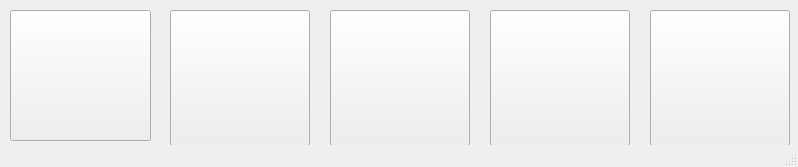
<?xml version="1.0" encoding="UTF-8"?>
<ui version="4.0">
 <class>Choixobjet</class>
 <widget class="QMainWindow" name="Choixobjet">
  <property name="geometry">
   <rect>
    <x>0</x>
    <y>0</y>
    <width>798</width>
    <height>167</height>
   </rect>
  </property>
  <property name="windowTitle">
   <string>Choisissez</string>
  </property>
  <widget class="QWidget" name="centralwidget">
   <property name="enabled">
    <bool>true</bool>
   </property>
   <widget class="QPushButton" name="pushButton">
    <property name="geometry">
     <rect>
      <x>10</x>
      <y>10</y>
      <width>141</width>
      <height>131</height>
     </rect>
    </property>
    <property name="text">
     <string/>
    </property>
    <property name="icon">
     <iconset resource="ressource.qrc">
      <normaloff>:/icone/ChoixObjet/bus-stop.png</normaloff>:/icone/ChoixObjet/bus-stop.png</iconset>
    </property>
    <property name="iconSize">
     <size>
      <width>128</width>
      <height>128</height>
     </size>
    </property>
   </widget>
   <widget class="QPushButton" name="pushButton_2">
    <property name="geometry">
     <rect>
      <x>170</x>
      <y>10</y>
      <width>140</width>
      <height>136</height>
     </rect>
    </property>
    <property name="text">
     <string/>
    </property>
    <property name="icon">
     <iconset resource="ressource.qrc">
      <normaloff>:/icone/ChoixObjet/lamp-post.png</normaloff>:/icone/ChoixObjet/lamp-post.png</iconset>
    </property>
    <property name="iconSize">
     <size>
      <width>128</width>
      <height>128</height>
     </size>
    </property>
   </widget>
   <widget class="QPushButton" name="pushButton_3">
    <property name="geometry">
     <rect>
      <x>330</x>
      <y>10</y>
      <width>140</width>
      <height>136</height>
     </rect>
    </property>
    <property name="text">
     <string/>
    </property>
    <property name="icon">
     <iconset resource="ressource.qrc">
      <normaloff>:/icone/ChoixObjet/person-crossing-street-on-crosswalk.png</normaloff>:/icone/ChoixObjet/person-crossing-street-on-crosswalk.png</iconset>
    </property>
    <property name="iconSize">
     <size>
      <width>128</width>
      <height>128</height>
     </size>
    </property>
   </widget>
   <widget class="QPushButton" name="pushButton_4">
    <property name="geometry">
     <rect>
      <x>490</x>
      <y>10</y>
      <width>140</width>
      <height>136</height>
     </rect>
    </property>
    <property name="text">
     <string/>
    </property>
    <property name="icon">
     <iconset resource="ressource.qrc">
      <normaloff>:/icone/ChoixObjet/man-silhouette-throwing-at-trash-can.png</normaloff>:/icone/ChoixObjet/man-silhouette-throwing-at-trash-can.png</iconset>
    </property>
    <property name="iconSize">
     <size>
      <width>128</width>
      <height>128</height>
     </size>
    </property>
   </widget>
   <widget class="QPushButton" name="pushButton_5">
    <property name="geometry">
     <rect>
      <x>650</x>
      <y>10</y>
      <width>140</width>
      <height>136</height>
     </rect>
    </property>
    <property name="text">
     <string/>
    </property>
    <property name="icon">
     <iconset resource="ressource.qrc">
      <normaloff>:/icone/ChoixObjet/poteau.png</normaloff>:/icone/ChoixObjet/poteau.png</iconset>
    </property>
    <property name="iconSize">
     <size>
      <width>128</width>
      <height>128</height>
     </size>
    </property>
   </widget>
  </widget>
  <widget class="QStatusBar" name="statusbar"/>
 </widget>
 <resources>
  <include location="ressource.qrc"/>
 </resources>
 <connections/>
</ui>
